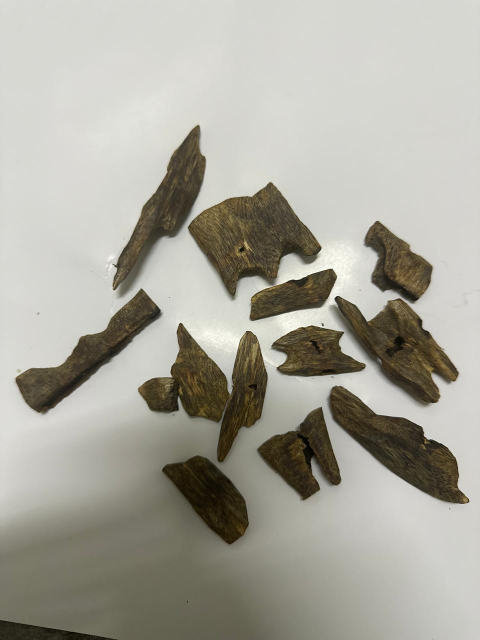
#> input picture kinam/references/pieces_white_bg.jpg, 960 x 1280 px, given in place of references, which was not available (shown at 1/2 size)
$ python extract_pieces.py out.png ../../../../kinam/references
#> lines starting #> are read from the running program, lines starting #| are printed output that depends on the picture; after the words box and inside, x2 and y2 are one past the last pixel; in counts of white or black regions, pixels touching at a corner belong together
"""Cut individual product pieces out of real photos shot on a light background.

usage: python extract_pieces.py OUT_DIR photo1.jpg [photo2.jpg ...] [--minlen 140 --maxlen 380]

Touching pieces are separated by progressive erosion. Writes OUT_DIR/<photo>_<n>.png (RGBA) and
OUT_DIR/_sheet.jpg to eyeball. Reject bad cut-outs by deleting their PNG.
Best input: 15-20 pieces spaced apart on a white sheet, daylight, original files (not WhatsApp).
"""
import argparse, os
import cv2
import numpy as np

ap = argparse.ArgumentParser()
ap.add_argument('out'); ap.add_argument('photos', nargs='+')
ap.add_argument('--thr', type=int, default=150, help='gray level below which a pixel is product/shadow')
ap.add_argument('--minlen', type=float, default=140); ap.add_argument('--maxlen', type=float, default=380)
ap.add_argument('--minw', type=float, default=50); ap.add_argument('--maxw', type=float, default=180)
args = ap.parse_args()
os.makedirs(args.out, exist_ok=True)
saved = []
for p in args.photos:
    im = cv2.imread(p); g = cv2.cvtColor(im, cv2.COLOR_BGR2GRAY); H, W = g.shape
#> further down, im is the input picture: shape (1280, 960, 3); mean B, G, R 156.3, 166.6, 168.4
#> after `H, W = g.shape`: H = 1280; W = 960
    m = (g < args.thr).astype(np.uint8) * 255
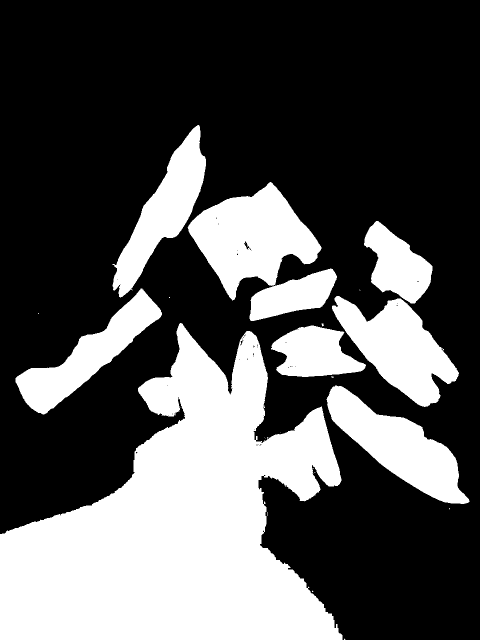
#> m: shape (1280, 960) (shown at 1/2 size); 33.6% white; 29 white regions (20 under 20 px), largest, box (x1, y1, x2, y2) and area: (0, 646, 685, 1280) 245061, (375, 364, 643, 601) 33424, (664, 592, 918, 814) 27489
    m = cv2.morphologyEx(m, cv2.MORPH_OPEN, np.ones((3, 3), np.uint8)); m = cv2.morphologyEx(m, cv2.MORPH_CLOSE, np.ones((5, 5), np.uint8))
#> after `m = cv2.morphologyEx(m, cv2.MORPH_OPEN, np.ones((3, 3), np.uint8))`: m: shape (1280, 960); 33.6% white; 11 white regions (2 under 20 px), largest, box (x1, y1, x2, y2) and area: (0, 646, 685, 1280) 244888, (376, 365, 643, 600) 33405, (664, 592, 918, 814) 27472
#> after `m = cv2.morphologyEx(m, cv2.MORPH_CLOSE, np.ones((5, 5), np.uint8))`: m: shape (1280, 960); 33.7% white; 6 white regions, box (x1, y1, x2, y2) and area: (0, 646, 685, 1280) 245263, (542, 442, 918, 814) 53159, (376, 365, 674, 642) 43774, (654, 771, 939, 1008) 27138, (225, 250, 412, 594) 22419, (31, 577, 324, 829) 21877
    found = []
    for er in (0, 9, 15):
        e = cv2.erode(m, cv2.getStructuringElement(cv2.MORPH_ELLIPSE, (er * 2 + 1, er * 2 + 1))) if er else m
        n, lab = cv2.connectedComponents(e)
        for k in range(1, n):
            seed = (lab == k).astype(np.uint8) * 255
            comp = cv2.dilate(seed, cv2.getStructuringElement(cv2.MORPH_ELLIPSE, (er * 2 + 3, er * 2 + 3))) & m if er else seed
            cnts, _ = cv2.findContours(comp, cv2.RETR_EXTERNAL, cv2.CHAIN_APPROX_NONE)
            if not cnts: continue
            c = max(cnts, key=cv2.contourArea); a = cv2.contourArea(c); x, y, w, h = cv2.boundingRect(c)
            if a < 5000 or x <= 2 or y <= 2 or x + w >= W - 2 or y + h >= H - 2: continue
            sol = a / cv2.contourArea(cv2.convexHull(c)); (cx, cy), (rw, rh), _ = cv2.minAreaRect(c)
            L, S = max(rw, rh), min(rw, rh)
            if not (args.minlen < L < args.maxlen and args.minw < S < args.maxw and sol > 0.8): continue
            if any(abs(cx - f[0]) < 25 and abs(cy - f[1]) < 25 for f in found): continue
            found.append((cx, cy))
            mask = np.zeros((H, W), np.uint8); cv2.drawContours(mask, [c], -1, 255, -1)
            mask = cv2.GaussianBlur(cv2.erode(mask, np.ones((3, 3), np.uint8)), (3, 3), 0)
            rgba = np.dstack([im, mask])[max(0, y - 3):y + h + 3, max(0, x - 3):x + w + 3]
            name = os.path.join(args.out, f'{os.path.splitext(os.path.basename(p))[0]}_{len(found):02d}.png')
            cv2.imwrite(name, rgba); saved.append(name)
#> this loop made 3 passes
#> n on passes 1 to 3: 7, 9, 10
#> pass 1, `n, lab = cv2.connectedComponents(e)`:
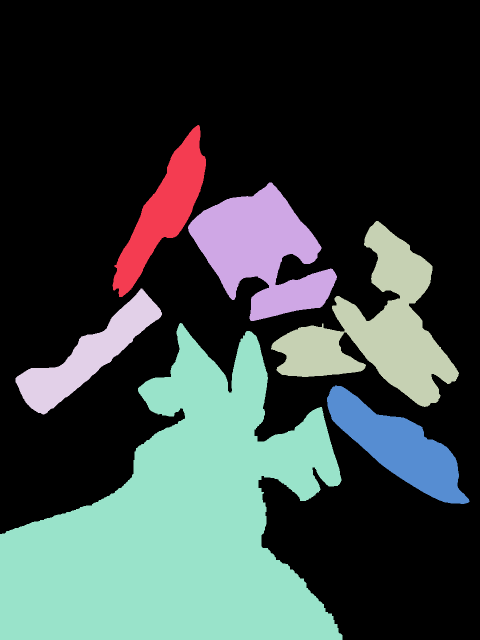
#> lab: shape (1280, 960) int32 (shown at 1/2 size); 7 distinct labels, from 0 to 6; one colour per label, 0 black
#> pass 1, `cv2.imwrite(name, rgba); saved.append(name)`:
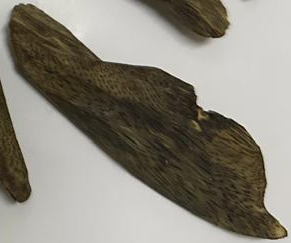
#> saved as references_03.png: shape (243, 291, 4); mean B, G, R, A 124.8, 135.3, 139.7, 94.1
#> after the loop: comp: shape (1280, 960); 2.2% white; 1 white region, box (x1, y1, x2, y2) and area: (654, 772, 926, 1007) 26899
#> after the loop: e: shape (1280, 960); 24.5% white; 9 white regions, largest, box (x1, y1, x2, y2) and area: (0, 683, 670, 1280) 209887, (392, 385, 625, 567) 22069, (669, 787, 910, 992) 15910
#> after the loop:
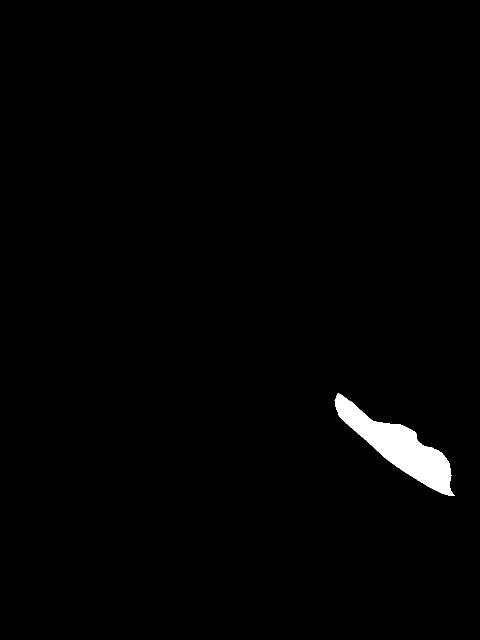
#> seed: shape (1280, 960) (shown at 1/2 size); 1.3% white; 1 white region, box (x1, y1, x2, y2) and area: (669, 787, 910, 992) 15910
#> after the loop, found = [(329.2, 428.1), (181.3, 705.3), (800.1, 890.1), (586.1, 593.2), (634.9, 700.9), (785, 531.3), (794.9, 685.8)]; saved = ['out.png/references_01.png', 'out.png/references_02.png', 'out.png/references_03.png', 'out.png/references_04.png', 'out.png/references_05.png', 'out.png/references_06.png', 'out.png/references_07.png']
tiles = []
for n in saved:
    t = cv2.imread(n, cv2.IMREAD_UNCHANGED); al = t[..., 3:] / 255.
#> after `al = t[..., 3:] / 255.0`:
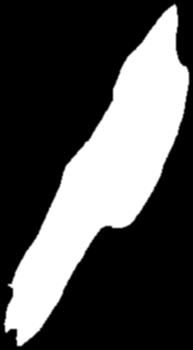
#> al: shape (350, 193, 1) float64; min 0, max 1, mean 0.316
    c = (t[..., :3] * al + 128 * (1 - al)).astype(np.uint8); s = 220 / max(c.shape[:2])
#> after `c = (t[..., :3] * al + 128 * (1 - al)).astype(np.uint8)`:
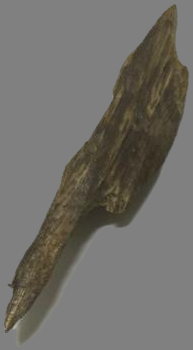
#> c: shape (350, 193, 3); mean B, G, R 105.4, 110.8, 113.1
#> after `s = 220 / max(c.shape[:2])`: s = 0.629
    tiles.append(cv2.resize(c, (int(c.shape[1] * s), int(c.shape[0] * s))))
if tiles:
    sheet = np.full((230 * ((len(tiles) + 7) // 8), 8 * 230, 3), 255, np.uint8)
#> sheet: shape (230, 1840, 3); every value is 255
    for i, t in enumerate(tiles):
        r, cc = divmod(i, 8); sheet[r * 230:r * 230 + t.shape[0], cc * 230:cc * 230 + t.shape[1]] = t
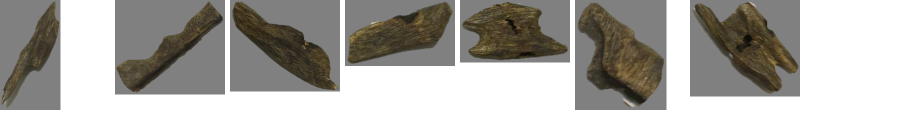
#> sheet: shape (230, 1840, 3) (shown at 1/2 size); mean B, G, R 160.4, 165.3, 167.6
    cv2.imwrite(os.path.join(args.out, '_sheet.jpg'), sheet)
print(len(saved), 'pieces saved')
#| 7 pieces saved
